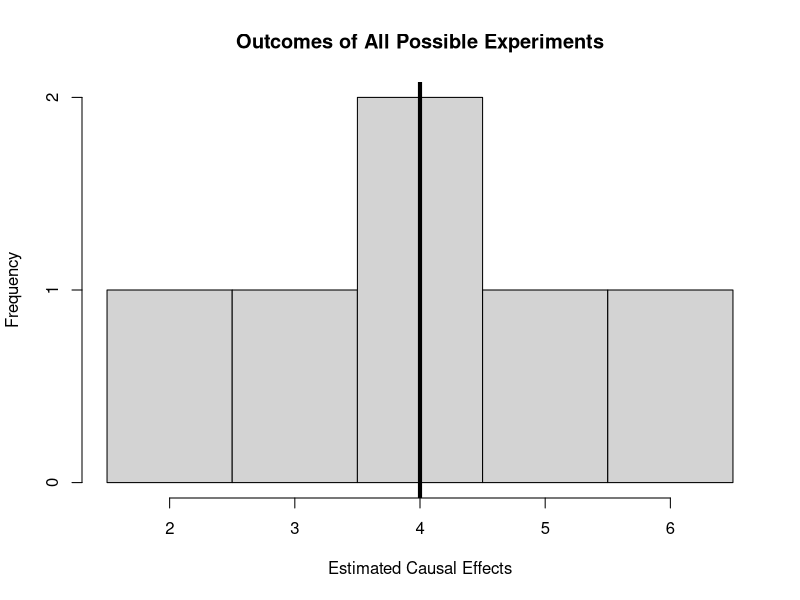
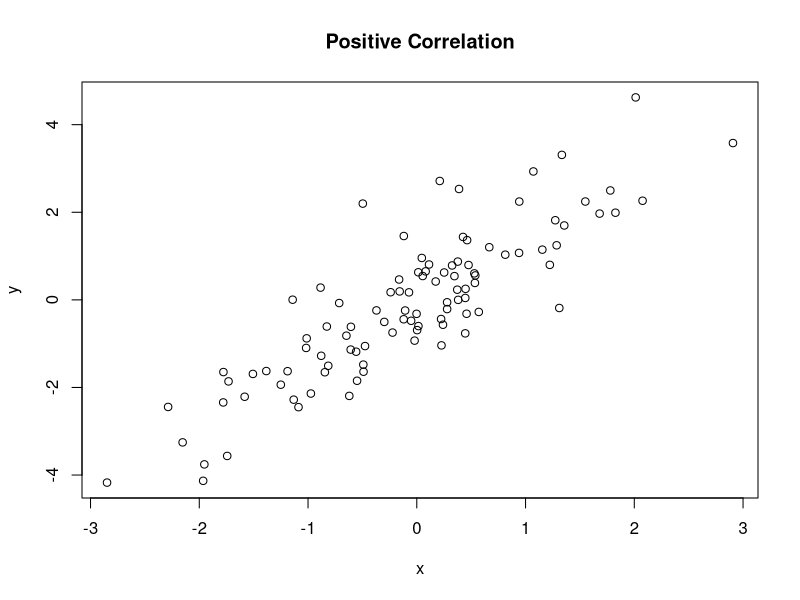
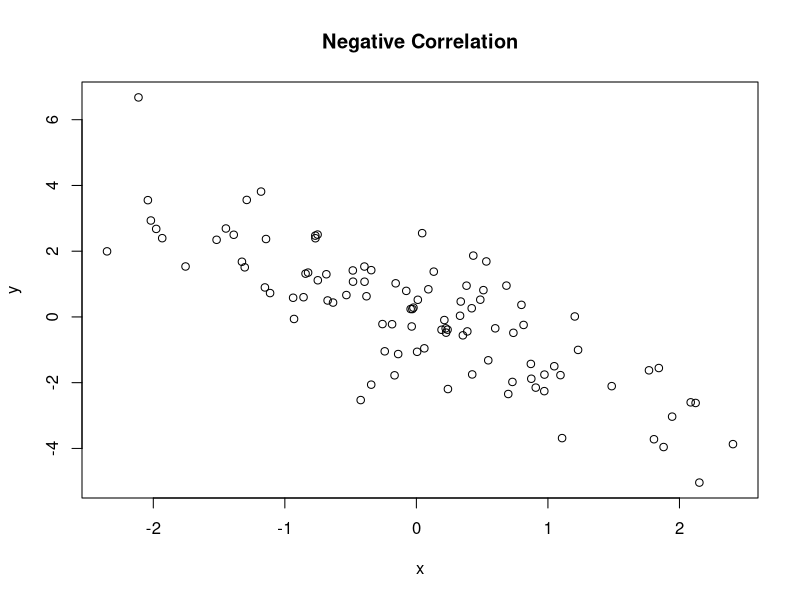
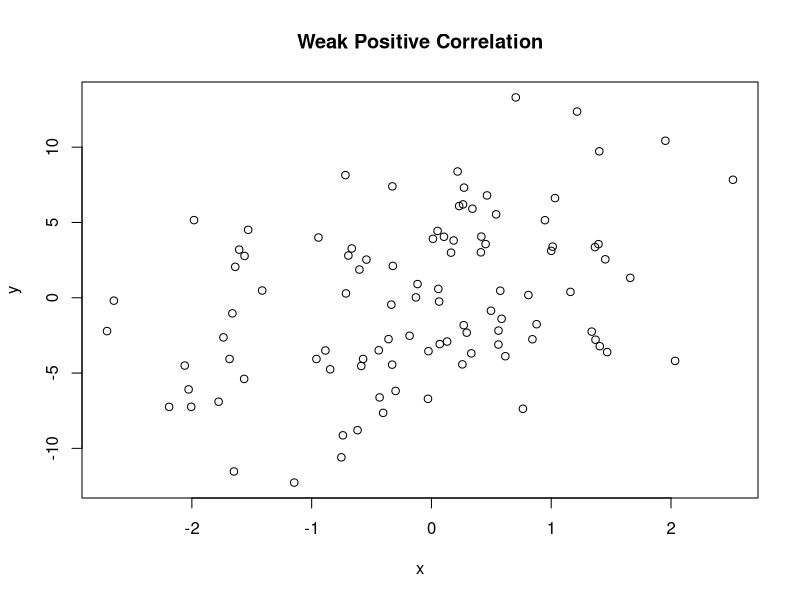
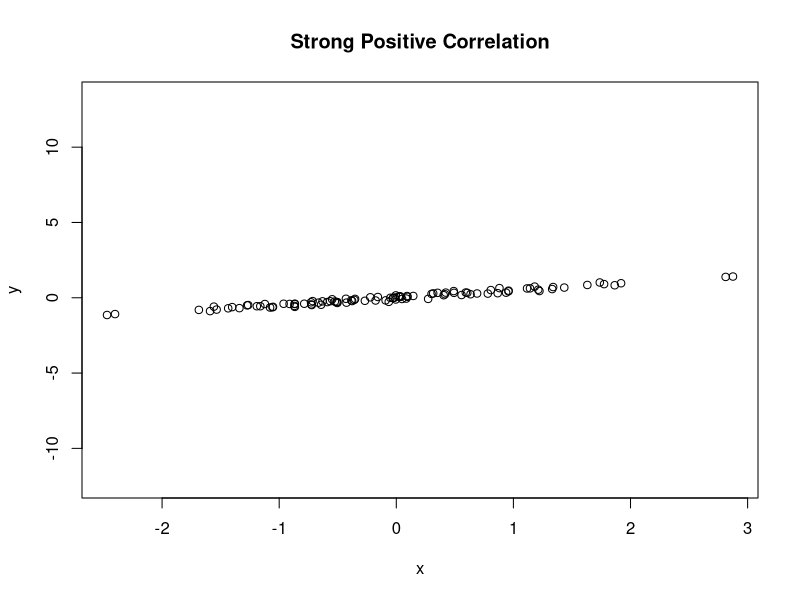

Write R code to recreate these figures, in order.
## ---- chunk 1
knitr::opts_chunk$set(echo = FALSE)
require(magrittr)
require(kableExtra)
require(knitr)
require(ggplot2)
require(gtools)
## ---- chunk 2
assign = t(combn(1:4, 2))

kable(as.data.frame(assign))

## ---- chunk 3

po_table = data.frame(i = 1:4, y0 = 5:2, y1 = 9:6)
assign = t(combn(1:4, 2))

effects = data.frame(T_Group = paste(assign[,1], assign[,2], sep = ","),
           Y_1 = apply(assign, 1, function(x) mean(po_table$y1[x]) ),
           Y_0 = apply(assign, 1, function(x) mean(po_table$y0[-x]) )
           )

kable(effects)
## ---- chunk 4
kable(effects)
## ---- chunk 5
effects$ACE = effects$Y_1 - effects$Y_0

kable(effects)
## ---- chunk 6

kable(effects)
## ---- chunk 7

hist(effects$ACE, xlab = "Estimated Causal Effects", main = "Outcomes of All Possible Experiments",
     breaks = seq(1.5, 6.5,1))
abline(v = 4, lwd = 4)

## ---- chunk 8
effects$Y_1_0 = apply(assign, 1, function(x) mean(po_table$y1[-x]) )
effects$Y_0_1 = apply(assign, 1, function(x) mean(po_table$y0[x]))
## ---- chunk 9

x = rnorm(100)
y = 1.5*x + rnorm(100)

plot(x, y, main = 'Positive Correlation')

## ---- chunk 10

x = rnorm(100)
y = -1.5*x + rnorm(100)

plot(x, y, main = 'Negative Correlation')

## ---- chunk 11

x = rnorm(100)
y = 1.5*x + rnorm(100, sd = 5)
lims = range(y)
plot(x, y, main = 'Weak Positive Correlation', ylim = lims)

## ---- chunk 12

x = rnorm(100)
y = 0.5*x + rnorm(100, sd = 0.1)

plot(x, y, main = 'Strong Positive Correlation', ylim = lims)
